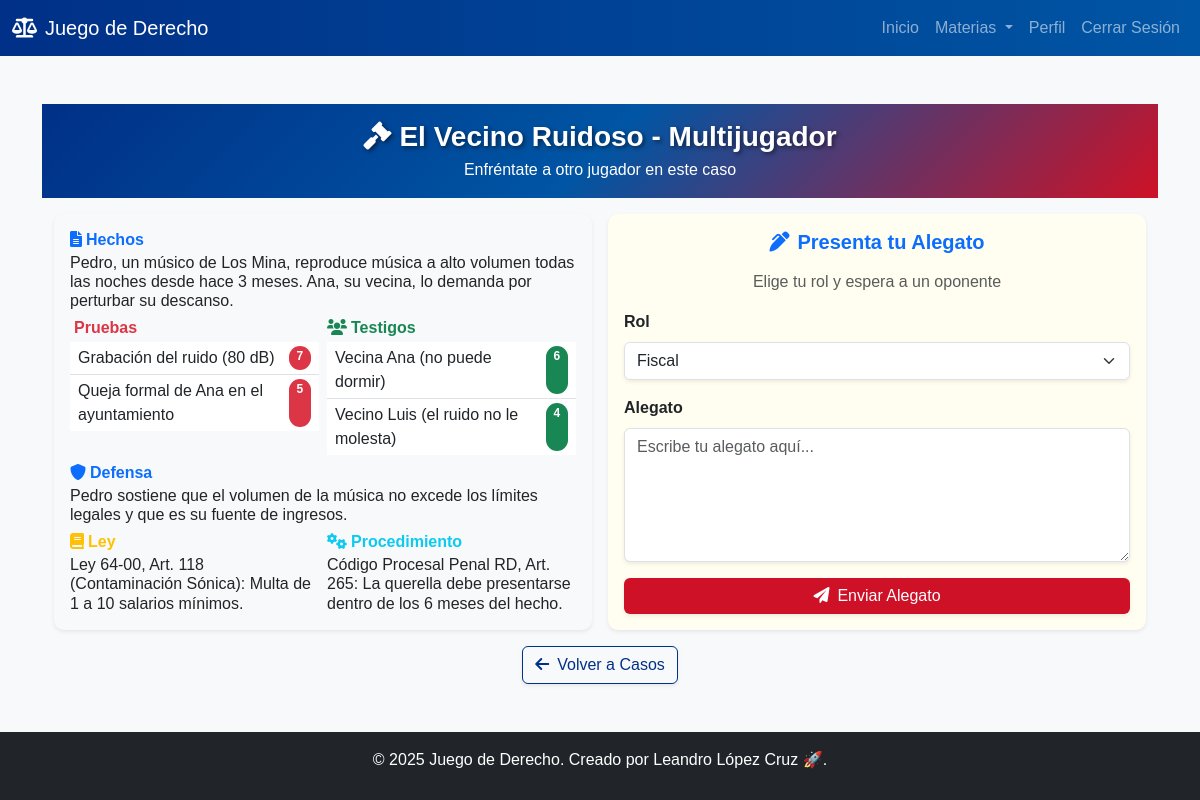
The app's page /caso/casos_penales/2/multi (signed in) with its own data.
### tables this page shows
CREATE TABLE casos_penales (
            id INTEGER PRIMARY KEY,
            titulo TEXT,
            hechos TEXT,
            pruebas TEXT,
            testigos TEXT,
            defensa TEXT,
            ley TEXT,
            procedimiento TEXT,
            condiciones_ganadoras TEXT
        , dificultad INTEGER DEFAULT 0);

### derecho2.py (the view)
    def wrap(*args, **kwargs):
        if 'user_id' not in session:
            flash("Por favor, inicia sesión primero.")
            return redirect(url_for('login'))
        return f(*args, **kwargs)

### derecho2.py (called while the page is built)
def login_required(f):
    def wrap(*args, **kwargs):
        if 'user_id' not in session:
            flash("Por favor, inicia sesión primero.")
            return redirect(url_for('login'))
        return f(*args, **kwargs)
    wrap.__name__ = f.__name__
    return wrap

### templates/casos_multi.html (shortened to what this page needs)
{% extends "base.html" %}
{% block content %}
<header class="py-3 text-white text-center position-relative overflow-hidden" style="background: linear-gradient(135deg, #003087 0%, #0055a4 50%, #CE1126 100%);">
    <div class="container position-relative z-1">
        <h1 class="fw-bold fs-3 mb-1" style="text-shadow: 2px 2px 4px rgba(0,0,0,0.5);">
            <i class="fas fa-gavel me-2"></i>{{ caso.titulo }} - Multijugador
        </h1>
        <p class="fs-6 mb-0">Enfréntate a otro jugador en este caso</p>
    </div>
    <div class="position-absolute top-0 start-0 w-100 h-100 opacity-10" style="background: url('https://www.transparenttextures.com/patterns/wood-pattern.png');"></div>
</header>
<div class="container my-3">
    <div class="row g-3">
        <div class="col-md-6">
            <div class="card shadow-sm border-0 h-100" style="background: #f8f9fa;">
                <div class="card-body p-3">
                    <div class="row g-2">
                        <div class="col-12">
                            <h5 class="text-primary fw-bold mb-1 fs-6"><i class="fas fa-file-alt me-1"></i>Hechos</h5>
                            <p class="text-dark mb-0 fs-6" style="line-height: 1.2;">{{ caso.hechos }}</p>
                        </div>
                        <div class="col-6">
                            <h5 class="text-danger fw-bold mb-1 fs-6">Pruebas</h5>
                            <ul class="list-group list-group-flush fs-6">
                                {% for prueba, peso in caso.pruebas.items() %}
                                <li class="list-group-item p-1 d-flex justify-content-between">
                                    <span>{{ prueba }}</span>
                                    <span class="badge bg-danger rounded-pill">{{ peso }}</span>
                                </li>
                                {% endfor %}
                            </ul>
                        </div>
                        <div class="col-6">
                            <h5 class="text-success fw-bold mb-1 fs-6"><i class="fas fa-users me-1"></i>Testigos</h5>
                            <ul class="list-group list-group-flush fs-6">
                                {% for testigo, peso in caso.testigos.items() %}
                                <li class="list-group-item p-1 d-flex justify-content-between">
                                    <span>{{ testigo }}</span>
                                    <span class="badge bg-success rounded-pill">{{ peso }}</span>
                                </li>
                                {% endfor %}
                            </ul>
                        </div>
                        <div class="col-12">
                            <h5 class="text-primary fw-bold mb-1 fs-6"><i class="fas fa-shield-alt me-1"></i>Defensa</h5>
                            <p class="text-dark mb-0 fs-6" style="line-height: 1.2;">{{ caso.defensa }}</p>
                        </div>
                        <div class="col-6">
                            <h5 class="text-warning fw-bold mb-1 fs-6"><i class="fas fa-book me-1"></i>Ley</h5>
                            <p class="text-dark mb-0 fs-6" style="line-height: 1.2;">{{ caso.ley }}</p>
                        </div>
                        <div class="col-6">
                            <h5 class="text-info fw-bold mb-1 fs-6"><i class="fas fa-cogs me-1"></i>Procedimiento</h5>
                            <p class="text-dark mb-0 fs-6" style="line-height: 1.2;">{{ caso.procedimiento }}</p>
                        </div>
                    </div>
                </div>
            </div>
        </div>
        <div class="col-md-6">
            <div class="card shadow-sm border-0 h-100">
                <div class="card-body p-3">
                    {% if resultado %}
                    <div class="alert alert-info h-100 d-flex flex-column justify-content-center p-3" role="alert">
                        <h4 class="alert-heading fw-bold text-info fs-5 mb-2">
                            <i class="fas fa-check-circle me-2"></i>Resultado
                        </h4>
                        <p class="fs-6 mb-0" style="white-space: pre-wrap;">{{ resultado | safe }}</p>
                    </div>
                    {% else %}
                    <h3 class="text-center fw-bold mb-3 text-primary fs-5">
                        <i class="fas fa-pen-alt me-2"></i>Presenta tu Alegato
                    </h3>
                    <p class="text-center text-muted fs-6">
                        {% if fiscal_id and defensor_id %}
                        Ambos roles ocupados, esperando evaluación...
                        {% elif fiscal_id %}
                        Esperando {{ rol2 }}...
                        {% elif defensor_id %}
                        Esperando {{ rol1 }}...
                        {% else %}
                        Elige tu rol y espera a un oponente
                        {% endif %}
                    </p>
                    <form method="POST">
                        <div class="mb-3">
                            <label for="rol" class="form-label fw-bold text-dark fs-6">Rol</label>
                            <select name="rol" id="rol" class="form-select shadow-sm" required>
                                {% if not fiscal_id %}
                                <option value="{{ rol1 }}">{{ rol1 }}</option>
                                {% elif not defensor_id %}
                                <option value="{{ rol2 }}">{{ rol2 }}</option>
                                {% endif %}
                            </select>
                        </div>
                        <div class="mb-3">
                            <label for="argumento" class="form-label fw-bold text-dark fs-6">Alegato</label>
                            <textarea name="argumento" id="argumento" class="form-control shadow-sm" rows="5" required placeholder="Escribe tu alegato aquí..."></textarea>
                        </div>
                        <button type="submit" class="btn btn-primary w-100 shadow-sm" style="background: #CE1126; border: none; transition: background 0.3s;">
                            <i class="fas fa-paper-plane me-2"></i>Enviar Alegato
                        </button>
                    </form>
                    {% endif %}
                </div>
            </div>
        </div>
    </div>
    <div class="text-center mt-3">
        <a href="{{ url_for(endpoint) }}" class="btn btn-outline-secondary shadow-sm" style="border-color: #003087; color: #003087; transition: all 0.3s;">
            <i class="fas fa-arrow-left me-2"></i>Volver a Casos
        </a>
    </div>
</div>
{% endblock %}

### static/style.css (style rules this page uses)
body { font-family: 'Arial', sans-serif; background: url('https://www.transparenttextures.com/patterns/paper-fibers.png') repeat; background-color: #f8f9fa; }
.card { box-shadow: 0 4px 8px rgba(0,0,0,0.1); border-radius: 10px; transition: transform 0.3s; border: 1px solid #d3c8a0; background-color: #fffef0; }
.btn-primary { transition: all 0.3s; background-color: #003087; border-color: #003087; }

### templates/casos_multi.html (style rules this page uses)
.card-body { padding: 1rem !important; }
.list-group-item { padding: 0.25rem 0.5rem !important; }

### records on screen
casos_penales: titulo "El Vecino Ruidoso", hechos "Pedro, un músico de Los Mina, reproduce música a alto volumen todas las noches desde hace 3 meses. Ana, su vecina, lo demanda por perturbar su descanso.", defensa "Pedro sostiene que el volumen de la música no excede los límites legales y que es su fuente de ingresos.", ley "Ley 64-00, Art. 118 (Contaminación Sónica): Multa de 1 a 10 salarios mínimos.", procedimiento "Código Procesal Penal RD, Art. 265: La querella debe presentarse dentro de los 6 meses del hecho."

### other values on screen
{{ prueba }} "Grabación del ruido (80 dB)" "Queja formal de Ana en el ayuntamiento"
{{ peso }} "7" "5"
{{ testigo }} "Vecina Ana (no puede dormir)" "Vecino Luis (el ruido no le molesta)"
{{ peso }} "6" "4"
form field rol "Fiscal"
